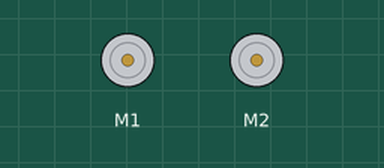
A sketch run on a simulated Arduino Uno, built with avr-gcc and run on an emulated ATmega328P. Parts: 2 × DC motor (green arrow = forward, orange = backward, longer = faster).

Above: at 0.1 s.
At 2.1 s:
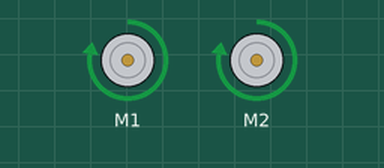
Timing chart, 0 to 3.6 s (numbered marks = the images above):
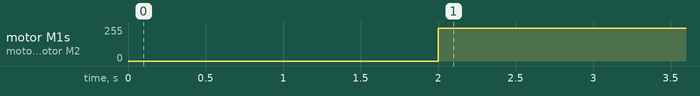

The sketch:

test_smars_forward.ino
```cpp
#include <AFMotor.h>

// test smars

AF_DCMotor R_motor(2); // defines Right motor connector
AF_DCMotor L_motor(1); // defines Left motor connector


void setup() {
  Serial.begin(9600); // sets up Serial library at 9600 bps
  L_motor.setSpeed(500); // sets L motor speed
  R_motor.setSpeed(500); // sets R motor speed
  R_motor.run(RELEASE); //turns R motor on
  L_motor.run(RELEASE); //turns L motor on
  }

void loop() {
  delay(2000); // wait 2 sec before start
   R_motor.run(FORWARD);
    L_motor.run(FORWARD);

}
```

Measured:
- by itself, motor M1, motor M2: stopped → forward 244/255 at 2.0 s
